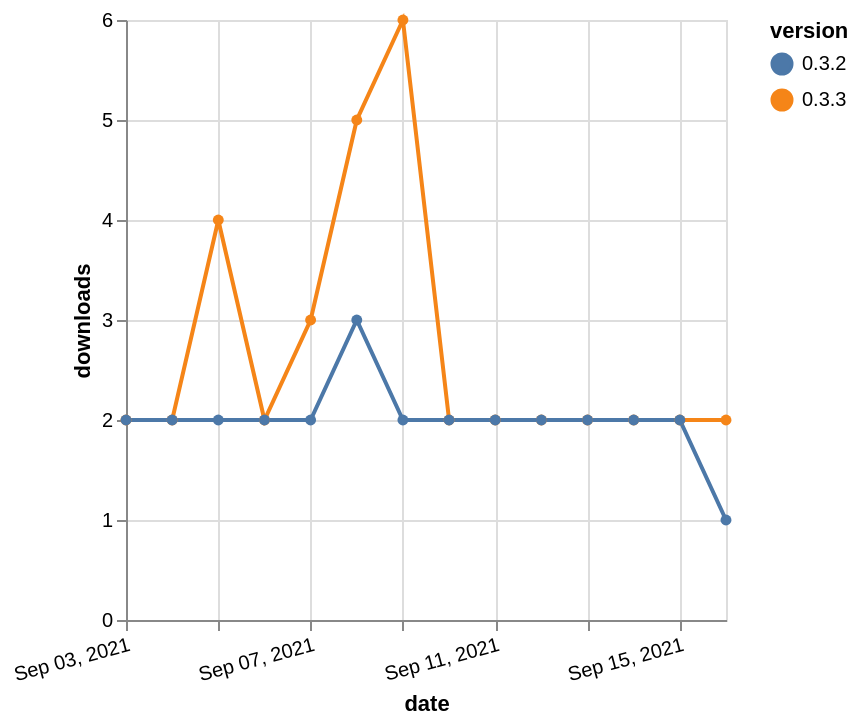

Vega-Lite specification for this chart:
### Vega-Lite specification from a JSON file in a GitHub repository (floating-point values rounded to 4 significant figures)
{"$schema": "https://vega.github.io/schema/vega-lite/v5.json", "description": "A simple bar chart with embedded data.", "data": {"values": [{"date": "2021-09-03", "total": 4725, "delta": 2, "version": "0.3.3"}, {"date": "2021-09-04", "total": 4727, "delta": 2, "version": "0.3.3"}, {"date": "2021-09-05", "total": 4731, "delta": 4, "version": "0.3.3"}, {"date": "2021-09-06", "total": 4733, "delta": 2, "version": "0.3.3"}, {"date": "2021-09-07", "total": 4736, "delta": 3, "version": "0.3.3"}, {"date": "2021-09-08", "total": 4741, "delta": 5, "version": "0.3.3"}, {"date": "2021-09-09", "total": 4747, "delta": 6, "version": "0.3.3"}, {"date": "2021-09-10", "total": 4749, "delta": 2, "version": "0.3.3"}, {"date": "2021-09-11", "total": 4751, "delta": 2, "version": "0.3.3"}, {"date": "2021-09-12", "total": 4753, "delta": 2, "version": "0.3.3"}, {"date": "2021-09-13", "total": 4755, "delta": 2, "version": "0.3.3"}, {"date": "2021-09-14", "total": 4757, "delta": 2, "version": "0.3.3"}, {"date": "2021-09-15", "total": 4759, "delta": 2, "version": "0.3.3"}, {"date": "2021-09-16", "total": 4761, "delta": 2, "version": "0.3.3"}, {"date": "2021-09-03", "total": 2514, "delta": 2, "version": "0.3.2"}, {"date": "2021-09-04", "total": 2516, "delta": 2, "version": "0.3.2"}, {"date": "2021-09-05", "total": 2518, "delta": 2, "version": "0.3.2"}, {"date": "2021-09-06", "total": 2520, "delta": 2, "version": "0.3.2"}, {"date": "2021-09-07", "total": 2522, "delta": 2, "version": "0.3.2"}, {"date": "2021-09-08", "total": 2525, "delta": 3, "version": "0.3.2"}, {"date": "2021-09-09", "total": 2527, "delta": 2, "version": "0.3.2"}, {"date": "2021-09-10", "total": 2529, "delta": 2, "version": "0.3.2"}, {"date": "2021-09-11", "total": 2531, "delta": 2, "version": "0.3.2"}, {"date": "2021-09-12", "total": 2533, "delta": 2, "version": "0.3.2"}, {"date": "2021-09-13", "total": 2535, "delta": 2, "version": "0.3.2"}, {"date": "2021-09-14", "total": 2537, "delta": 2, "version": "0.3.2"}, {"date": "2021-09-15", "total": 2539, "delta": 2, "version": "0.3.2"}, {"date": "2021-09-16", "total": 2540, "delta": 1, "version": "0.3.2"}]}, "width": "container", "mark": {"type": "line", "point": {"filled": true}}, "encoding": {"x": {"field": "date", "type": "temporal", "timeUnit": "yearmonthdate", "title": "date", "axis": {"labelAngle": -15}}, "y": {"field": "delta", "type": "quantitative", "title": "downloads"}, "color": {"field": "version", "type": "nominal"}, "tooltip": {"field": "delta"}}}
